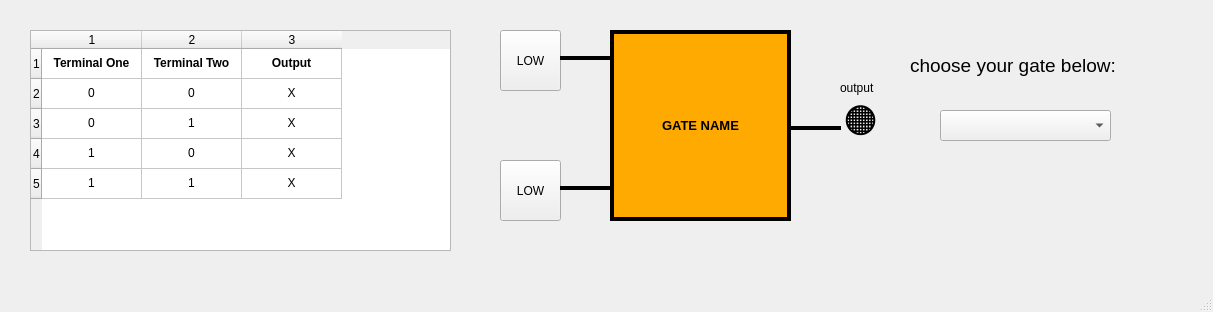
<?xml version="1.0" encoding="UTF-8"?>
<ui version="4.0">
 <class>MainWindow</class>
 <widget class="QMainWindow" name="MainWindow">
  <property name="geometry">
   <rect>
    <x>0</x>
    <y>0</y>
    <width>1213</width>
    <height>312</height>
   </rect>
  </property>
  <property name="windowTitle">
   <string>MainWindow</string>
  </property>
  <widget class="QWidget" name="centralwidget">
   <widget class="QLabel" name="gate">
    <property name="geometry">
     <rect>
      <x>610</x>
      <y>30</y>
      <width>181</width>
      <height>191</height>
     </rect>
    </property>
    <property name="font">
     <font>
      <pointsize>10</pointsize>
      <weight>75</weight>
      <bold>true</bold>
     </font>
    </property>
    <property name="styleSheet">
     <string notr="true">background-color: rgb(255, 170, 0)</string>
    </property>
    <property name="frameShape">
     <enum>QFrame::Box</enum>
    </property>
    <property name="lineWidth">
     <number>4</number>
    </property>
    <property name="text">
     <string>GATE NAME</string>
    </property>
    <property name="alignment">
     <set>Qt::AlignCenter</set>
    </property>
   </widget>
   <widget class="QPushButton" name="termi1">
    <property name="geometry">
     <rect>
      <x>500</x>
      <y>30</y>
      <width>61</width>
      <height>61</height>
     </rect>
    </property>
    <property name="cursor">
     <cursorShape>PointingHandCursor</cursorShape>
    </property>
    <property name="text">
     <string>LOW</string>
    </property>
   </widget>
   <widget class="QComboBox" name="combo_box">
    <property name="geometry">
     <rect>
      <x>940</x>
      <y>110</y>
      <width>171</width>
      <height>31</height>
     </rect>
    </property>
    <property name="font">
     <font>
      <pointsize>10</pointsize>
     </font>
    </property>
    <property name="cursor">
     <cursorShape>PointingHandCursor</cursorShape>
    </property>
   </widget>
   <widget class="QPushButton" name="termi2">
    <property name="geometry">
     <rect>
      <x>500</x>
      <y>160</y>
      <width>61</width>
      <height>61</height>
     </rect>
    </property>
    <property name="cursor">
     <cursorShape>PointingHandCursor</cursorShape>
    </property>
    <property name="text">
     <string>LOW</string>
    </property>
   </widget>
   <widget class="Line" name="line">
    <property name="geometry">
     <rect>
      <x>560</x>
      <y>50</y>
      <width>51</width>
      <height>16</height>
     </rect>
    </property>
    <property name="frameShadow">
     <enum>QFrame::Plain</enum>
    </property>
    <property name="lineWidth">
     <number>4</number>
    </property>
    <property name="orientation">
     <enum>Qt::Horizontal</enum>
    </property>
   </widget>
   <widget class="Line" name="line_2">
    <property name="geometry">
     <rect>
      <x>560</x>
      <y>180</y>
      <width>51</width>
      <height>16</height>
     </rect>
    </property>
    <property name="frameShadow">
     <enum>QFrame::Plain</enum>
    </property>
    <property name="lineWidth">
     <number>4</number>
    </property>
    <property name="orientation">
     <enum>Qt::Horizontal</enum>
    </property>
   </widget>
   <widget class="QLabel" name="output">
    <property name="geometry">
     <rect>
      <x>820</x>
      <y>90</y>
      <width>81</width>
      <height>71</height>
     </rect>
    </property>
    <property name="font">
     <font>
      <pointsize>26</pointsize>
     </font>
    </property>
    <property name="frameShape">
     <enum>QFrame::NoFrame</enum>
    </property>
    <property name="text">
     <string>🟠</string>
    </property>
    <property name="alignment">
     <set>Qt::AlignCenter</set>
    </property>
   </widget>
   <widget class="Line" name="line_3">
    <property name="geometry">
     <rect>
      <x>790</x>
      <y>120</y>
      <width>51</width>
      <height>16</height>
     </rect>
    </property>
    <property name="frameShadow">
     <enum>QFrame::Plain</enum>
    </property>
    <property name="lineWidth">
     <number>4</number>
    </property>
    <property name="orientation">
     <enum>Qt::Horizontal</enum>
    </property>
   </widget>
   <widget class="QLabel" name="label">
    <property name="geometry">
     <rect>
      <x>910</x>
      <y>50</y>
      <width>251</width>
      <height>31</height>
     </rect>
    </property>
    <property name="font">
     <font>
      <pointsize>14</pointsize>
     </font>
    </property>
    <property name="text">
     <string>choose your gate below:</string>
    </property>
   </widget>
   <widget class="QLabel" name="output_label">
    <property name="geometry">
     <rect>
      <x>840</x>
      <y>80</y>
      <width>55</width>
      <height>16</height>
     </rect>
    </property>
    <property name="text">
     <string>output</string>
    </property>
    <property name="alignment">
     <set>Qt::AlignLeading|Qt::AlignLeft|Qt::AlignVCenter</set>
    </property>
   </widget>
   <widget class="QTableWidget" name="truth_table">
    <property name="geometry">
     <rect>
      <x>30</x>
      <y>30</y>
      <width>421</width>
      <height>221</height>
     </rect>
    </property>
    <property name="layoutDirection">
     <enum>Qt::LeftToRight</enum>
    </property>
    <property name="autoFillBackground">
     <bool>false</bool>
    </property>
    <property name="wordWrap">
     <bool>true</bool>
    </property>
    <property name="cornerButtonEnabled">
     <bool>true</bool>
    </property>
    <property name="rowCount">
     <number>5</number>
    </property>
    <property name="columnCount">
     <number>3</number>
    </property>
    <attribute name="horizontalHeaderCascadingSectionResizes">
     <bool>false</bool>
    </attribute>
    <attribute name="verticalHeaderShowSortIndicator" stdset="0">
     <bool>false</bool>
    </attribute>
    <row/>
    <row/>
    <row/>
    <row/>
    <row/>
    <column/>
    <column/>
    <column/>
    <item row="0" column="0">
     <property name="text">
      <string>Terminal One</string>
     </property>
     <property name="font">
      <font>
       <weight>75</weight>
       <bold>true</bold>
      </font>
     </property>
     <property name="textAlignment">
      <set>AlignCenter</set>
     </property>
    </item>
    <item row="0" column="1">
     <property name="text">
      <string>Terminal Two</string>
     </property>
     <property name="font">
      <font>
       <weight>75</weight>
       <bold>true</bold>
      </font>
     </property>
     <property name="textAlignment">
      <set>AlignCenter</set>
     </property>
    </item>
    <item row="0" column="2">
     <property name="text">
      <string>Output</string>
     </property>
     <property name="font">
      <font>
       <weight>75</weight>
       <bold>true</bold>
      </font>
     </property>
     <property name="textAlignment">
      <set>AlignCenter</set>
     </property>
    </item>
    <item row="1" column="0">
     <property name="text">
      <string>0</string>
     </property>
     <property name="textAlignment">
      <set>AlignCenter</set>
     </property>
    </item>
    <item row="1" column="1">
     <property name="text">
      <string>0</string>
     </property>
     <property name="textAlignment">
      <set>AlignCenter</set>
     </property>
    </item>
    <item row="1" column="2">
     <property name="text">
      <string>X</string>
     </property>
     <property name="textAlignment">
      <set>AlignCenter</set>
     </property>
    </item>
    <item row="2" column="0">
     <property name="text">
      <string>0</string>
     </property>
     <property name="textAlignment">
      <set>AlignCenter</set>
     </property>
    </item>
    <item row="2" column="1">
     <property name="text">
      <string>1</string>
     </property>
     <property name="textAlignment">
      <set>AlignCenter</set>
     </property>
    </item>
    <item row="2" column="2">
     <property name="text">
      <string>X</string>
     </property>
     <property name="textAlignment">
      <set>AlignCenter</set>
     </property>
    </item>
    <item row="3" column="0">
     <property name="text">
      <string>1</string>
     </property>
     <property name="textAlignment">
      <set>AlignCenter</set>
     </property>
    </item>
    <item row="3" column="1">
     <property name="text">
      <string>0</string>
     </property>
     <property name="textAlignment">
      <set>AlignCenter</set>
     </property>
    </item>
    <item row="3" column="2">
     <property name="text">
      <string>X</string>
     </property>
     <property name="textAlignment">
      <set>AlignCenter</set>
     </property>
    </item>
    <item row="4" column="0">
     <property name="text">
      <string>1</string>
     </property>
     <property name="textAlignment">
      <set>AlignCenter</set>
     </property>
    </item>
    <item row="4" column="1">
     <property name="text">
      <string>1</string>
     </property>
     <property name="textAlignment">
      <set>AlignCenter</set>
     </property>
    </item>
    <item row="4" column="2">
     <property name="text">
      <string>X</string>
     </property>
     <property name="textAlignment">
      <set>AlignCenter</set>
     </property>
    </item>
   </widget>
   <zorder>line_3</zorder>
   <zorder>gate</zorder>
   <zorder>termi1</zorder>
   <zorder>combo_box</zorder>
   <zorder>termi2</zorder>
   <zorder>line</zorder>
   <zorder>line_2</zorder>
   <zorder>output</zorder>
   <zorder>label</zorder>
   <zorder>output_label</zorder>
   <zorder>truth_table</zorder>
  </widget>
  <widget class="QMenuBar" name="menubar">
   <property name="geometry">
    <rect>
     <x>0</x>
     <y>0</y>
     <width>1213</width>
     <height>26</height>
    </rect>
   </property>
  </widget>
  <widget class="QStatusBar" name="statusbar"/>
 </widget>
 <resources/>
 <connections/>
</ui>
